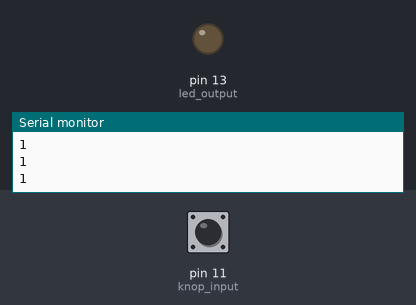
Simulated run of this sketch. Board: Arduino Uno, built with avr-gcc and run on an emulated ATmega328P. Parts: output pins drawn as LEDs (lit = HIGH), the last lines printed to the serial monitor. Inputs (shaded band) come from the test bench; at power-on: pin 11 (knop_input) HIGH.

Above: at 1.2 s.
1.3 s: pin 11 (knop_input) pulled LOW for 0.15 s
At 1.8 s:
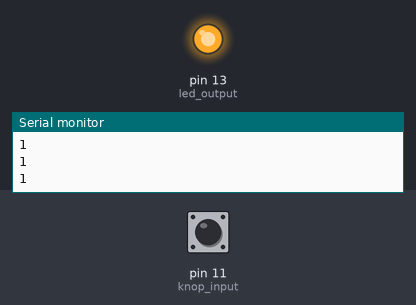
3.9 s: pin 11 (knop_input) pulled LOW for 1 s
At 6.7 s:
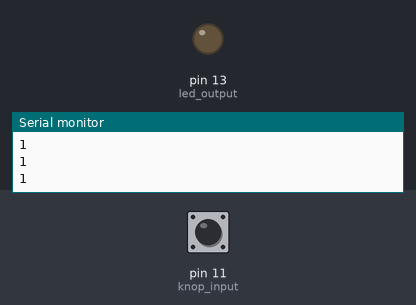
7.4 s: pin 11 (knop_input) pulled LOW for 3.2 s
At 8.8 s:
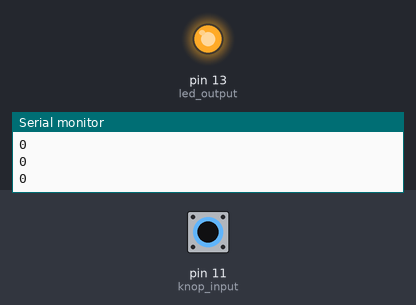
Timing chart, 0 to 13.1 s (numbered marks = the images above; inputs shaded):
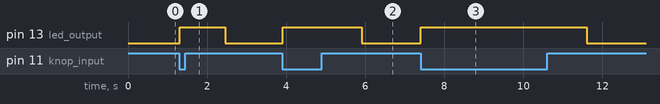

The sketch:

les_2_p70_knop_led.ino
```cpp
void setup() {
  pinMode(13, OUTPUT);         // led output
  pinMode(11, INPUT_PULLUP);   // knop input & pull-up

  // start serial
  Serial.begin(115200);
  Serial.println("Hallo arduino wereld.");
}

int AanTijd = 0;

void loop() {
  int Knop;
  delay(10);

  Knop = digitalRead(11);
  Serial.println(Knop);

  if (Knop == 0) {
    AanTijd = 100;
  }

  if (AanTijd > 0) {
    AanTijd = AanTijd - 1;
    digitalWrite(13, true);
  } else {
    digitalWrite(13, false);
  }
}
```

Measured:
- after the input at 1.3 s, pin 13 (led_output): LOW → HIGH at once, → LOW 1.2 s later
- after the input at 3.9 s, pin 13 (led_output): LOW → HIGH at once, → LOW 2.0 s later
- after the input at 7.4 s, pin 13 (led_output): LOW → HIGH at once, → LOW 4.2 s later
